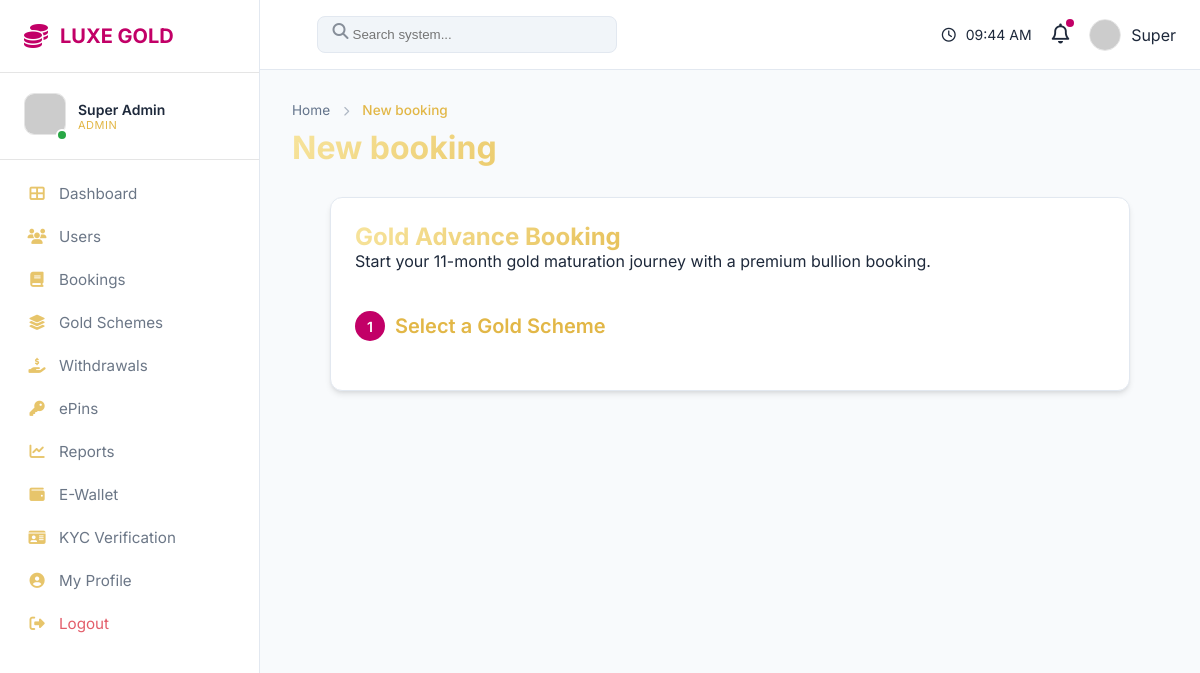
Before: /dashboards/new_booking.php (signed in) with the older database file.
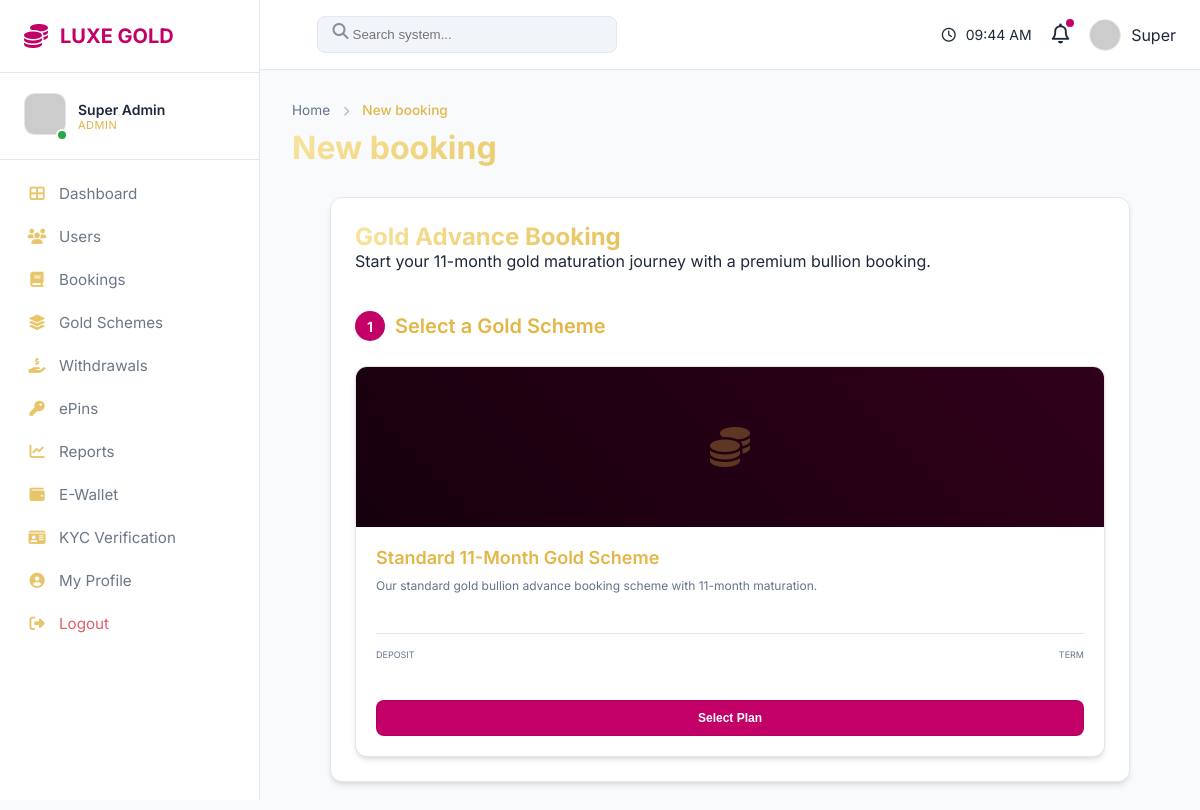
After: the same page with the newer database file.
### tables this page shows
CREATE TABLE IF NOT EXISTS gold_schemes (
    id INT AUTO_INCREMENT PRIMARY KEY,
    scheme_code VARCHAR(20) UNIQUE NOT NULL,
    scheme_name VARCHAR(100) NOT NULL,
    deposit_amount DECIMAL(15, 2) NOT NULL,
    maturity_amount DECIMAL(15, 2) NOT NULL,
    duration_months INT NOT NULL,
    milestone_1_month INT DEFAULT 4,
    milestone_1_amount DECIMAL(15, 2) DEFAULT 0,
    milestone_2_month INT DEFAULT 8,
    milestone_2_amount DECIMAL(15, 2) DEFAULT 0,
    description TEXT,
    scheme_image VARCHAR(255) DEFAULT NULL,
    is_active BOOLEAN DEFAULT TRUE,
    created_at TIMESTAMP DEFAULT CURRENT_TIMESTAMP
);

### dashboards/new_booking.php (the view, shortened to what this page needs)
<?php
require_once '../config/db.php';
require_once '../layouts/header.php';
$message = $_GET['msg'] ?? '';
$schemes = $pdo->query("SELECT * FROM gold_schemes WHERE is_active = 1")->fetchAll();
?>
<div class="glass-card" style="max-width: 800px; margin: 0 auto;">
    <h2 class="gold-gradient-text">Gold Advance Booking</h2>
    <p class="text-muted">Start your 11-month gold maturation journey with a premium bullion booking.</p>
    <?php if (!$message): ?>
        <div style="margin-top: 40px;">
            <h3 class="gold-text" style="font-size: 20px; margin-bottom: 25px; display: flex; align-items: center; gap: 10px;">
                <span style="background: var(--brand-magenta); color: white; width: 30px; height: 30px; border-radius: 50%; display: flex; align-items: center; justify-content: center; font-size: 14px;">1</span>
                Select a Gold Scheme
            </h3>
            <div style="display: grid; grid-template-columns: repeat(auto-fit, minmax(280px, 1fr)); gap: 24px;">
                <?php foreach ($schemes as $s): ?>
                    <div class="glass-card scheme-card" onclick="selectScheme(<?php echo $s['id']; ?>, '<?php echo $s['scheme_name']; ?>', <?php echo $s['deposit_amount']; ?>)"
                         style="cursor: pointer; transition: all 0.3s; border: 1px solid var(--glass-border); padding: 0; overflow: hidden; margin-bottom: 0;">
                        <?php if ($s['scheme_image']): ?>
                            <img src="../uploads/schemes/<?php echo $s['scheme_image']; ?>" style="width: 100%; height: 160px; object-fit: cover;">
                        <?php else: ?>
                            <div style="width: 100%; height: 160px; background: linear-gradient(45deg, #16000D, #30001a); display: flex; align-items: center; justify-content: center;">
                                <i class="fas fa-coins" style="font-size: 40px; color: var(--brand-gold-pure); opacity: 0.3;"></i>
                            </div>
                        <?php endif; ?>
                        <div style="padding: 20px;">
                            <h4 class="gold-text" style="font-size: 18px; margin-bottom: 10px;"><?php echo $s['scheme_name']; ?></h4>
                            <p style="font-size: 12px; color: var(--text-muted); height: 40px; overflow: hidden; margin-bottom: 15px;"><?php echo $s['description']; ?></p>
                            <div style="display: flex; justify-content: space-between; border-top: 1px solid var(--glass-border); padding-top: 15px;">
                                <div>
                                    <small style="color: var(--text-muted); display: block; text-transform: uppercase; font-size: 9px;">Deposit</small>
                                    <strong style="color: white;">₹<?php echo number_format($s['deposit_amount']); ?></strong>
                                </div>
                                <div style="text-align: right;">
                                    <small style="color: var(--text-muted); display: block; text-transform: uppercase; font-size: 9px;">Term</small>
                                    <strong style="color: white;"><?php echo $s['duration_months']; ?> Months</strong>
                                </div>
                            </div>
                            <button class="btn-gold" style="width: 100%; margin-top: 20px; font-size: 12px; padding: 10px;">Select Plan</button>
                        </div>
                    </div>
                <?php endforeach; ?>
            </div>
        </div>
    <?php endif; ?>
</div>
<?php require_once '../layouts/footer.php'; ?>

Changed rows visible on the page:
added gold_schemes: scheme_name "Standard 11-Month Gold Scheme", description "Our standard gold bullion advance booking scheme with 11-month maturation."
